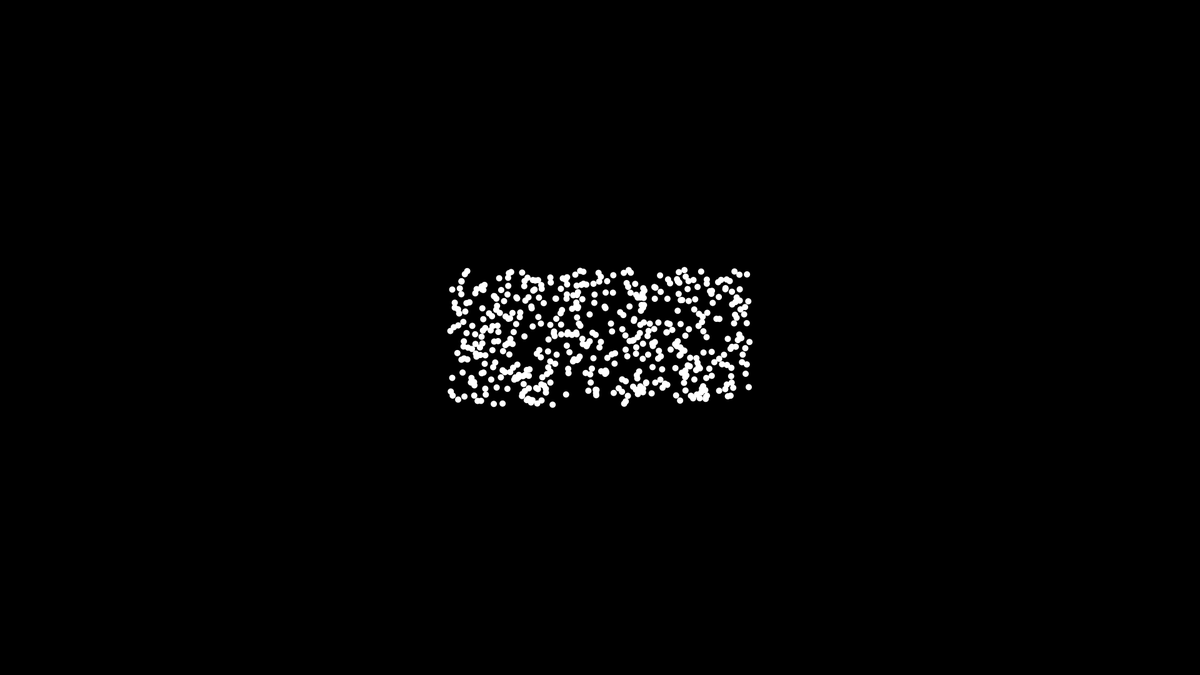
Frame 1 (no input)
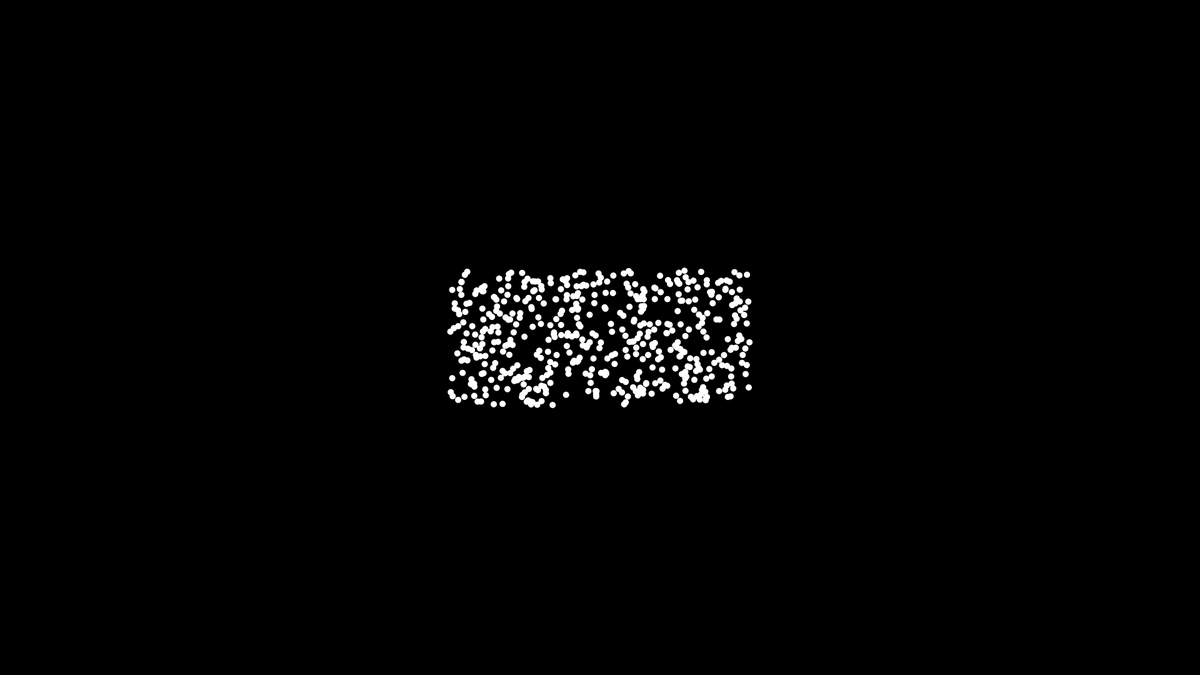
Frame 60 (the mouse pressed at the canvas centre just before this capture)
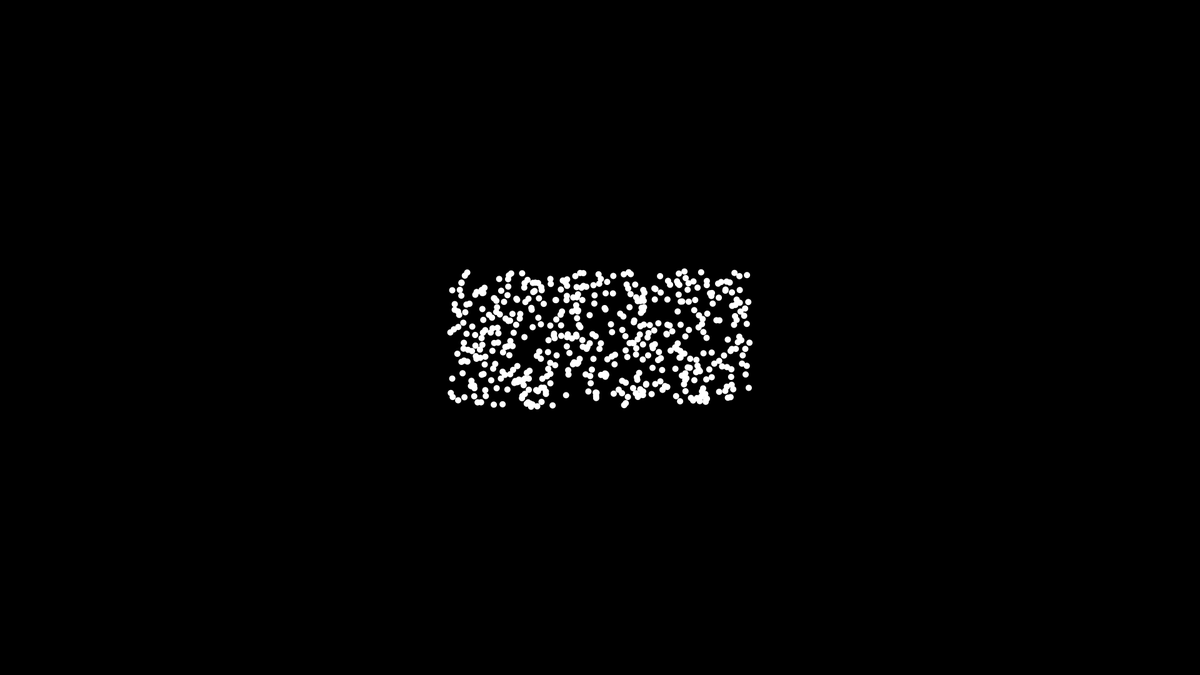
Frame 120 (the mouse held since frame 60 and released just before this capture)

The Processing sketch that drew these frames (run headless with seeded random() and noise(); from frame 60 on, the mouse is pressed at the canvas centre):

// Processing sketch: PhysicsEngine
// ── PhysicsEngine.pde
int WindowSizeX = 1920;
int WindowSizeY = 1080;
color BgColor = color(0, 0, 0);

PhysicsWorld PhysicsWorld;
float dt = 0.01;

int Nobjects = 500;

class Object {
  PVector Position;
  PVector Velocity;
  float Mass;
  float Radius;
  color Color;

  Object(PVector position, PVector velocity, float mass, float radius, color _color) {
    Position = position;
    Velocity = velocity;
    Mass = mass;
    Radius = radius;
    Color = _color;
  }

  boolean CheckEdgeDetection() {
    if (Position.x - Radius < 0) {
      Position.x = Radius;
      Velocity.x = -1 *Velocity.x;
      return true;
    } else if (Position.x + Radius > WindowSizeX) {
      Position.x = WindowSizeX - Radius;
      Velocity.x = -1 *Velocity.x;
      return true;
    } else if (Position.y - Radius < 0) {
      Position.y = Radius;
      Velocity.y = -1 *Velocity.y;
      return true;
    } else if (Position.y + Radius > WindowSizeY) {
      Position.y = WindowSizeY - Radius;
      Velocity.y = -1 *Velocity.y;
      return true;
    }
    return false;
  }

  boolean CheckObjectDetection(Object other) {
    PVector DistanceVec = PVector.sub(Position, other.Position);
    PVector VelocityVec = PVector.sub(Velocity, other.Velocity);
    float DistanceSq = DistanceVec.magSq();
    if (DistanceSq < (Radius + other.Radius)*(Radius + other.Radius)) {
      // collision occurred

      // https://en.wikipedia.org/wiki/Elastic_collision
      float factor = PVector.dot(VelocityVec, DistanceVec);
      factor = (((2*other.Mass)/(other.Mass+Mass))*factor) / DistanceSq;
      PVector temp = PVector.mult(DistanceVec, factor);
      Velocity.sub(temp);

      float otherfactor = PVector.dot(VelocityVec, DistanceVec);
      otherfactor = (((2*Mass)/(other.Mass+Mass))*otherfactor) / DistanceSq;
      PVector othertemp = PVector.mult(DistanceVec, -otherfactor);
      other.Velocity.sub(othertemp);
      
      return true;
    }
    return false;
  }

  void Draw() {
    noStroke();
    fill(Color);
    ellipse(Position.x, Position.y, Radius*2, Radius*2);
  }
}

class PhysicsWorld {
  ArrayList<Object> Objects = new ArrayList<Object>();

  PVector Gravity = new PVector(0, 9.81f, 0);

  void AddObject(Object object) {
    Objects.add(object);
  }

  void RemoveObject(Object object) {
    Objects.remove(object);
  }

  void Step(float dt) {
    for (Object object : Objects) {
      
      PVector Force = PVector.mult(Gravity, object.Mass);
      Force.sub(PVector.mult(object.Velocity, 6*PI*object.Radius));
      object.Velocity.add(PVector.mult(Force, (dt/object.Mass)));
      object.Position.add(PVector.mult(object.Velocity, dt));

      for (int i = 1+Objects.indexOf(object); i <Objects.size(); i++) {
        if (object.CheckObjectDetection( Objects.get(i))){
          object.Position.add(PVector.mult(object.Velocity, dt));
          Objects.get(i).Position.add(PVector.mult(Objects.get(i).Velocity, dt));
        }
      }
      
      if (object.CheckEdgeDetection()){
        object.Position.add(PVector.mult(object.Velocity, dt));
      }
    }
  }

  void Draw() {
    for (Object object : Objects) {
      object.Draw();
    }
  }

  void DrawObjectsConnections() {
    stroke(255, 0, 0);
    for (int i = 0; i < Objects.size(); ++i) {
      for (int j = i+1; j < Objects.size(); ++j) {
        PVector Position1 = Objects.get(j).Position;
        PVector Position2 = Objects.get(i).Position;
        line(Position1.x, Position1.y, Position2.x, Position2.y);
      }
    }
  }
}

void settings() {
  size(WindowSizeX, WindowSizeY);
}

void setup() {
  background(BgColor);
  PhysicsWorld = new PhysicsWorld();


  for (int i =0; i < Nobjects; i++) {
    float Radius = 5;
    PVector Position = new PVector(random(WindowSizeX*0.375, WindowSizeX*0.625), random(WindowSizeY*0.4, WindowSizeY*0.6));
    PVector Velocity = new PVector(0, 0);
    float Mass = 10;
    color Color = color(255, 255, 255);

    Object Object = new Object(Position, Velocity, Mass, Radius, Color);
    PhysicsWorld.AddObject(Object);
  }


  /*
  float Radius1 = 100;
   float Radius2 = 100;
   float Radius3 = 100;
   
   PVector Position1 = new PVector(WindowSizeX/4, WindowSizeY-Radius1);
   PVector Position2 = new PVector(3*WindowSizeX/4, WindowSizeY-Radius2);
   PVector Position3 = new PVector(WindowSizeX/2, WindowSizeY-Radius3);
   
   PVector Velocity1 = new PVector(50, 0);
   PVector Velocity2 = new PVector(-50, 0);
   PVector Velocity3 = new PVector(0, 0);
   
   float Mass1 = 10;
   float Mass2 = 10;
   float Mass3 = 100;
   
   color Color1 = color(126, 126, 126);
   color Color2 = color(126, 126, 126);
   color Color3 = color(126, 126, 126);
   
   Object Object1 = new Object(Position1, Velocity1, Mass1, Radius1, Color1);
   Object Object2 = new Object(Position2, Velocity2, Mass2, Radius2, Color2);
   Object Object3 = new Object(Position3, Velocity3, Mass3, Radius3, Color3);
   
   PhysicsWorld.AddObject(Object1);
   PhysicsWorld.AddObject(Object2);
   PhysicsWorld.AddObject(Object3);
   */
}

void draw() {
  background(BgColor);
  PhysicsWorld.Step(dt);
  PhysicsWorld.Draw();
  //PhysicsWorld.DrawObjectsConnections();
}
